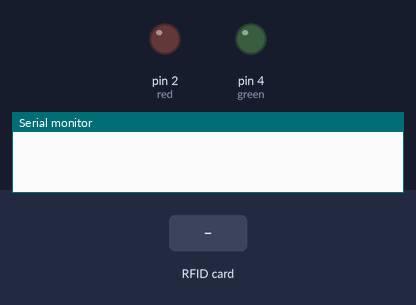
The sketch below on a simulated Arduino Uno, built with avr-gcc and run on an emulated ATmega328P. On the bench: output pins drawn as LEDs (lit = HIGH), the last lines printed to the serial monitor. The test bench sets the inputs (shaded band). Pins used as bus, display or sensor lines are not drawn.

Above: at 1.2 s.
1.3 s: RFID card 5E 7A 19 C4 held to the reader
At 2.1 s:
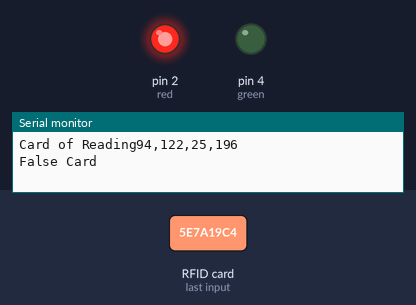
Timing chart, 0 to 4.3 s (numbered marks = the images above; inputs shaded):
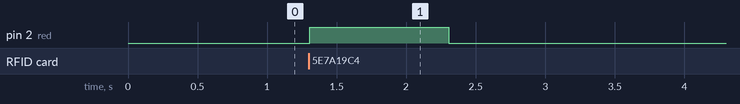

Measured:
- after the input at 1.3 s, pin 2 (red): LOW → HIGH at once, → LOW 1.0 s later

The sketch:

12.ino
```cpp
#include <SPI.h>
#include <MFRC522.h>
const byte green = 4;
const byte red = 2;
MFRC522 rfid(10, 9);
byte card[4] = {199, 0, 43, 83};
boolean ok;
void setup()
{
  Serial.begin(9600);
  pinMode(green, OUTPUT);
  pinMode(red, OUTPUT);
  SPI.begin();
  rfid.PCD_Init();
}
void loop()
{
  ok = true;
  if ( rfid.PICC_IsNewCardPresent())
  {
    if ( rfid.PICC_ReadCardSerial())
    { Serial.print("Card of Reading");
     Serial.print(rfid.uid.uidByte[0]);
     Serial.print(",");
     Serial.print(rfid.uid.uidByte[1]);
     Serial.print(",");
     Serial.print(rfid.uid.uidByte[2]);
     Serial.print(",");
     Serial.println(rfid.uid.uidByte[3]);
    }
    for (int i = 0; i < 4; i++)
    {
      if (rfid.uid.uidByte[i] != card[i])
      {
        ok = false;
      }
    }
    if (ok == true)
    {
      Serial.println("True Card");
      digitalWrite(green, HIGH);
      delay(1000);
      digitalWrite(green, LOW);
    }
    else
    {
      Serial.println("False Card");
      digitalWrite(red, HIGH);
      delay(1000);
      digitalWrite(red, LOW);
    }
    rfid.PICC_HaltA();
  }
}
```
